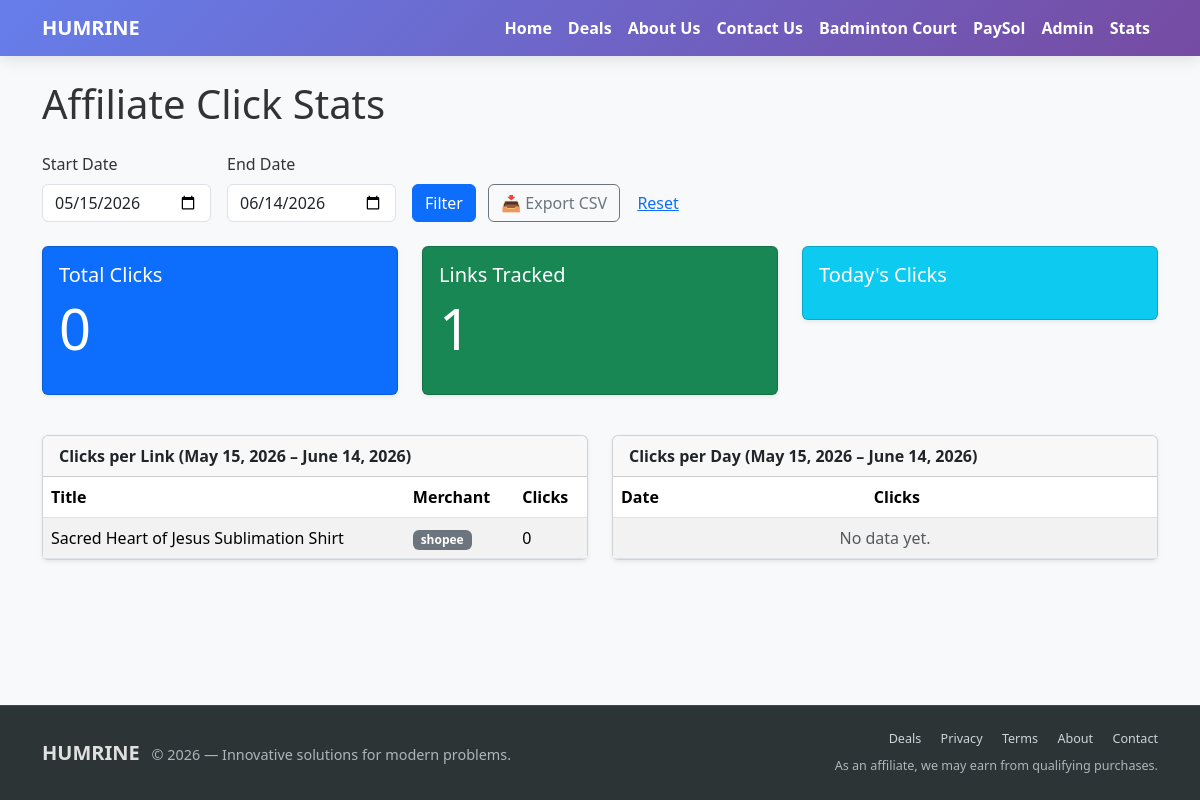
Page /stats/ (signed in) on the earlier database version.
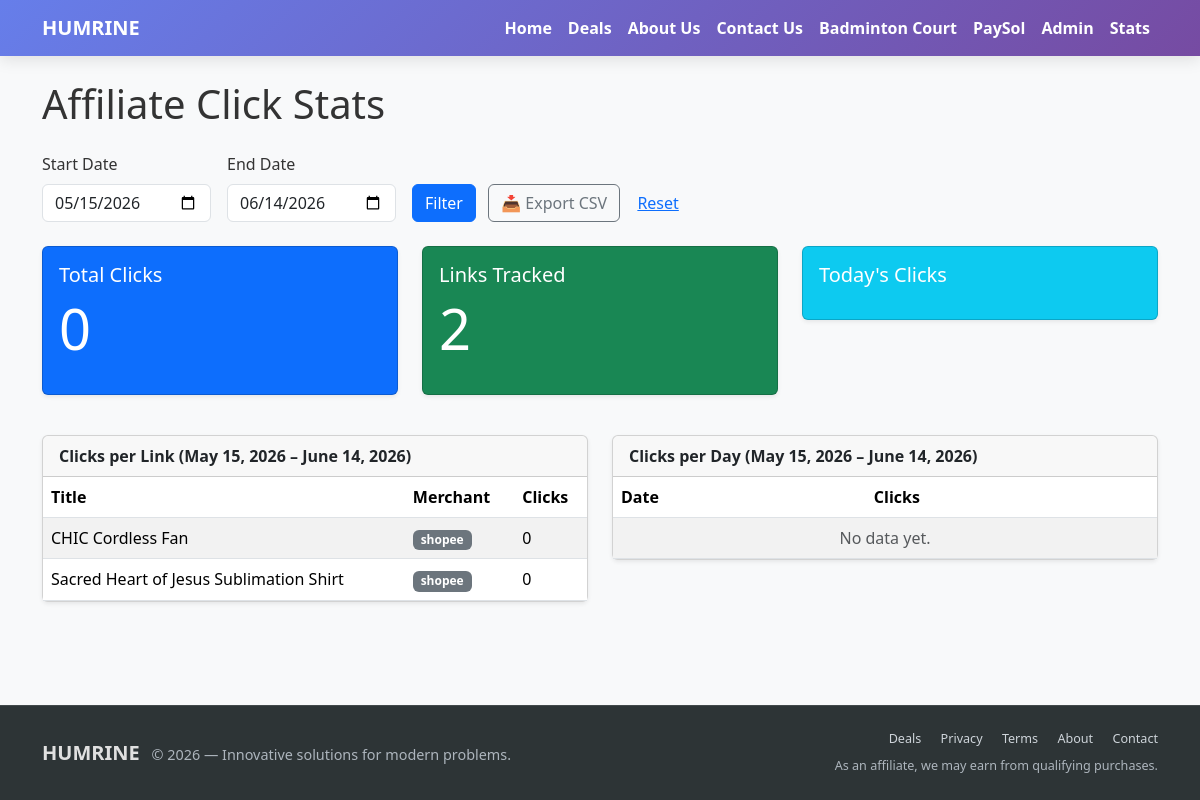
Same page on the later database version.
### affiliate/models.py (models this page shows, shortened)
class TrackedAffiliateLink(models.Model):
    original_url = models.URLField(max_length=2000)
    slug = models.SlugField(unique=True, max_length=100)
    title = models.CharField(max_length=255, blank=True)
    merchant = models.CharField(
        max_length=50,
        choices=[
            ('lazada', 'Lazada'),
            ('shopee', 'Shopee'),
            ('involve', 'Involve Asia'),
            ('other', 'Other'),
        ],
        default='other',
    )
    description = models.TextField(blank=True)
    image_url = models.URLField(blank=True, max_length=2000)
    price = models.DecimalField(max_digits=10, decimal_places=2, null=True, blank=True)
    created_at = models.DateTimeField(auto_now_add=True)

### affiliate/views.py (the view, shortened to what this page needs)
# urls.py: path('stats/', views.affiliate_stats, name='affiliate_stats'),
@staff_member_required
def affiliate_stats(request):
    start_str = request.GET.get('start_date', '')
    end_str = request.GET.get('end_date', '')
    export_csv = request.GET.get('export', '') == 'csv'
    if start_str and end_str:
        try:
            start_date = datetime.strptime(start_str, '%Y-%m-%d').date()
            end_date = datetime.strptime(end_str, '%Y-%m-%d').date()
        except ValueError:
            start_date = date.today() - timedelta(days=30)
            end_date = date.today()
    else:
        start_date = date.today() - timedelta(days=30)
        end_date = date.today()
    clicks_in_range = AffiliateClick.objects.filter(
        clicked_at__date__gte=start_date,
        clicked_at__date__lte=end_date,
    )
    clicks_per_link = TrackedAffiliateLink.objects.annotate(
        click_count=Count('clicks', filter=Q(clicks__in=clicks_in_range))
    ).order_by('-click_count')
    clicks_per_day = (
        clicks_in_range
        .annotate(day=TruncDate('clicked_at'))
        .values('day')
        .annotate(count=Count('id'))
        .order_by('-day')
    )
    context = {
        'clicks_per_link': clicks_per_link,
        'clicks_per_day': clicks_per_day,
        'total_clicks': clicks_in_range.count(),
        'today': date.today(),
        'start_date': start_date,
        'end_date': end_date,
    }
    return render(request, 'affiliate/stats.html', context)

### affiliate/templates/affiliate/stats.html (shortened to what the changed rows need)
{% extends "base.html" %}
{% block content %}
<div class="container py-4">
    <h1 class="mb-4">Affiliate Click Stats</h1>
    <div class="row mb-4">
        <div class="col-md-4">
            <div class="card text-white bg-success mb-3 shadow-sm">
                <div class="card-body">
                    <h5 class="card-title">Links Tracked</h5>
                    <p class="display-4">{{ clicks_per_link|length }}</p>
                </div>
            </div>
        </div>
    </div>
    <div class="row">
        <div class="col-md-6 mb-4">
            <div class="card shadow-sm">
                <div class="card-body p-0">
                    <table class="table table-striped mb-0">
                        <thead>
                            <tr>
                                <th>Title</th>
                                <th>Merchant</th>
                                <th>Clicks</th>
                            </tr>
                        </thead>
                        <tbody>
                            {% for link in clicks_per_link %}
                                <tr>
                                    <td>{{ link.title|default:link.slug }}</td>
                                    <td><span class="badge bg-secondary">{{ link.merchant }}</span></td>
                                    <td>{{ link.click_count }}</td>
                                </tr>
                            {% empty %}
                                <tr><td colspan="3" class="text-center text-muted">No links yet.</td></tr>
                            {% endfor %}
                        </tbody>
                    </table>
                </div>
            </div>
        </div>
        <div class="col-md-6 mb-4">
            <div class="card shadow-sm">
                <div class="card-body p-0">
                    <table class="table table-striped mb-0">
                        <thead>
                            <tr>
                                <th>Date</th>
                                <th>Clicks</th>
                            </tr>
                        </thead>
                    </table>
                </div>
            </div>
        </div>
    </div>
</div>
{% endblock %}

Differences in the rows shown:
added TrackedAffiliateLink: title "CHIC Cordless Fan", merchant "shopee", click_count "0"
Other differences:
{{ clicks_per_link|length }}: "1" → "2"
